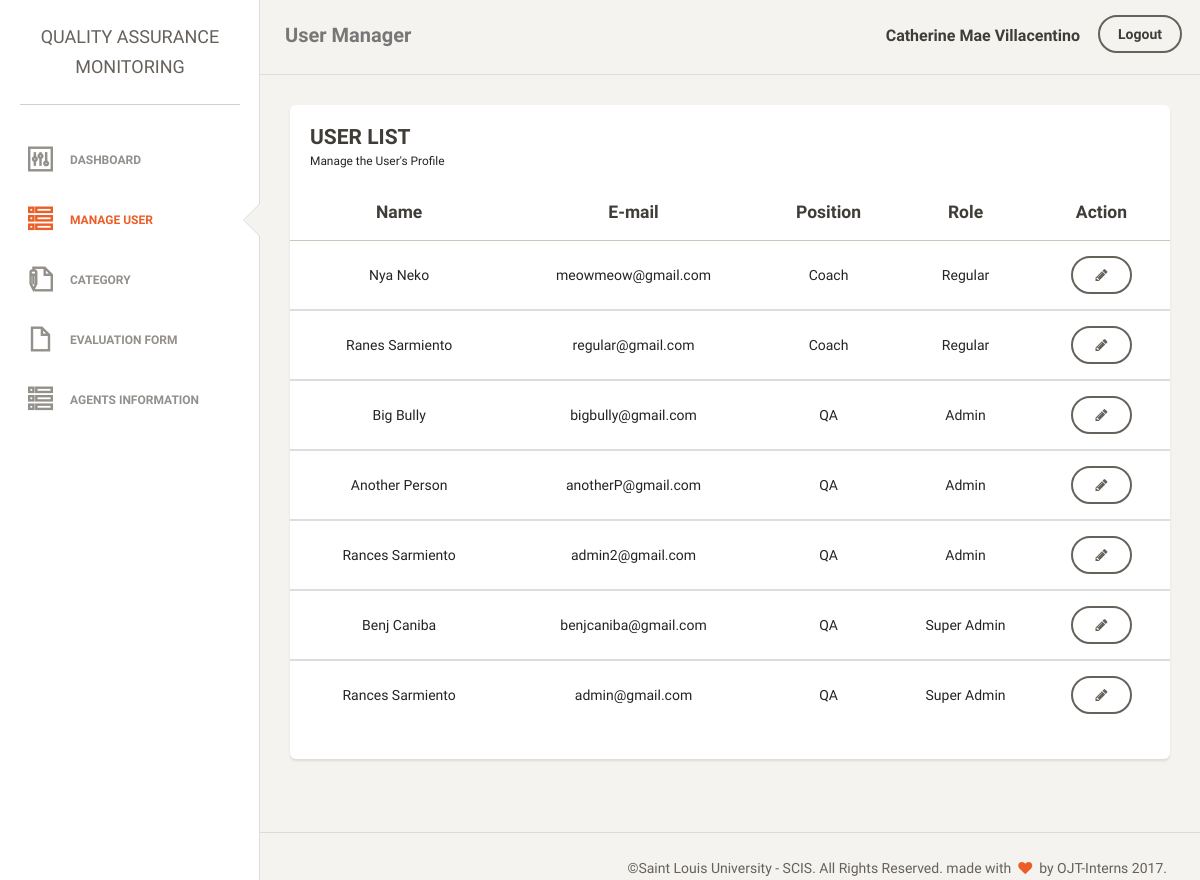
Page /dashboard/user.php (signed in) on the committed database.
### tables this page shows
CREATE TABLE `user` (
  `userId` int(11) NOT NULL AUTO_INCREMENT,
  `empNum` varchar(45) NOT NULL,
  `lastname` varchar(45) NOT NULL,
  `firstname` varchar(45) NOT NULL,
  `type` enum('Regular','Admin','Super Admin') NOT NULL DEFAULT 'Regular',
  `position` enum('QA','Coach') NOT NULL,
  `password` varchar(45) NOT NULL,
  `email` varchar(45) NOT NULL,
  `username` varchar(45) NOT NULL,
  PRIMARY KEY (`userId`)
);

### dashboard/user.php (the view, shortened to what this page needs)
<?php
    $db = new mysqli("localhost", "root", "", "ntu_monitoring");
?>
<?php
    $email = $_SESSION['username'];
    $queryName = mysqli_query($db, "SELECT CONCAT(firstname, ' ' ,lastname) as name, userId, type FROM user WHERE email = '$email'");
    $rowUser = $queryName->fetch_assoc();
    $name = $rowUser['name'];
    $id = $rowUser['userId'];
    $type = $rowUser['type'];
?>
<!doctype html>
<html lang="en">
<head>
    <link href="assets/css/style.css" type="text/css" rel="stylesheet">
    <link href="assets/css/bootstrap.min.css" rel="stylesheet" />
    <link href="assets/css/animate.min.css" rel="stylesheet"/>
    <link href="assets/css/paper-dashboard.css" rel="stylesheet"/>
    <link href="http://maxcdn.bootstrapcdn.com/font-awesome/latest/css/font-awesome.min.css" rel="stylesheet">
    <link href="assets/css/themify-icons.css" rel="stylesheet">
</head>
<body>
<div class="wrapper">
    <div class="sidebar" data-background-color="white" data-active-color="danger">
    	<div class="sidebar-wrapper">
            <div class="logo">
                <a href="dashboard.php" class="simple-text">
                   QUALITY ASSURANCE  MONITORING
                </a>
            </div>
            <ul class="nav">
                <li >
                    <a href="dashboard.php">
                        <i class="ti-panel"></i>
                        <p>Dashboard</p>
                    </a>
                </li>
                <?php
                    if($type == 'Super Admin'){
                       echo "<li class='active'>
                                <a href='user.php'>
                                    <i class='ti-view-list-alt'></i>
                                    <p>Manage User</p>
                                </a>
                            </li>";
                    }
                    if($type != 'Regular'){
                        echo "<li>
                                <a href='cat.php'>
                                    <i class='ti-write'></i>
                                    <p>Category</p>
                                </a>
                            </li>";
                    }
                ?>
                <li>
                    <a href="eval.php">
                        <i class="ti-file"></i>
                        <p>Evaluation Form</p>
                    </a>
                </li>
                 <?php
                    if($type == 'Super Admin'){
                       echo "<li>
                                <a href='userList.php'>
                                    <i class='ti-view-list-alt'></i>
                                    <p>Agents Information</p>
                                </a>
                            </li>";
                    }
                ?>
            </ul>
    	</div>
    </div>
    <div class="main-panel">
        <nav class="navbar navbar-default">
            <div class="container-fluid">
                <div class="navbar-header">
                    <a class="navbar-brand" href="#">User Manager</a>
                </div>
                <div class="collapse navbar-collapse">
                    <ul class="nav navbar-nav navbar-right">
                        <li>
                            <?php
                                echo "<a href='editAccount?id=$id' class='simple-text'>";
                                    echo "<strong> ". $name . "</strong>";
                                echo "</a>";
                            ?>
                        </li>
                         <li>
                            <form action="<?php echo htmlspecialchars($_SERVER["PHP_SELF"]); ?>" method="POST">
                                <button type="submit" name="Logout" class="btn btn-link" style="text-decoration: none;"><strong>Logout</strong></button>
                            </form>
                        </li>
                    </ul>
                </div>
            </div>
        </nav>
        <div class="content">
            <div class="container-fluid">
               <div class = "row">
                   <div class="col-lg-12">
                       <div class="card">
                            <div class="header">
                                <h4 class="title"><strong>USER LIST</strong></h4>
                                <small>Manage the User's Profile</small>
                            </div>
                            <div class="content table-responsive table-full-width">
                            <?php
                                $queryList="SELECT empNum, CONCAT(firstname, ' ', lastname)'name', email, position, type, userId FROM user WHERE userId <> '$id' ORDER BY type ASC, lastname ASC  ";
                                if ($result=mysqli_query($db, $queryList)) {
                                    if(mysqli_num_rows($result) > 0) {
                                        echo "<table class='table table-striped'>";
                                        echo "<thead>";
                                        echo "<tr>";
                                        echo "<th class='text-center'><strong>Name</strong></th>";
                                        echo "<th class='text-center'><strong>E-mail</strong></th>";
                                        echo "<th class='text-center'><strong>Position</strong></th>";
                                        echo "<th class='text-center'><strong>Role</strong></th>";
                                        echo "<th class='text-center'><strong>Action</strong></th>";
                                        echo "</tr>";
                                        echo "</thead>";
                                        while ($row=mysqli_fetch_assoc($result)) {
                                            echo "<tbody>";
                                            echo "<tr>";
                                            echo "<td class='text-center'>".$row['name']."</td>";
                                            echo "<td class='text-center'>".$row['email']."</td>";
                                            echo "<td class='text-center'>".$row['position']."</td>";
                                            echo "<td class='text-center'>".$row['type']."</td>";
                                            echo "<td class='text-center'>
                                                     <form action='manage.php' method='POST'>
                                                          <a href='editStat.php?id=". $row['userId'] ."'><button type='button' class='btn btn-default manage' name='editA'><i class='fa fa-pencil' aria-hidden='true'></i></button></a>
                                                    </form>
                                                 </td>";
                                            echo "</tr>";
                                            echo "</tbody>";
                                        }
                                        echo " </table>";
                                    }
                                }
                            ?>
                           </div>
                       </div>
                   </div>
                </div>
            </div>
        </div>
        <footer class="footer">
            <div class="container-fluid">
                <div class="copyright pull-right">
                    &copy;Saint Louis University - SCIS. All Rights Reserved. made with <i class="fa fa-heart heart"></i> by OJT-Interns <script>document.write(new Date().getFullYear())</script>.
                </div>
            </div>
        </footer>
    </div>
</div>
</body>
</html>

### rows in the picture
user: name "Nya Neko", email "meowmeow@gmail.com", position "Coach", type "Regular"
user: name "Ranes Sarmiento", email "regular@gmail.com", position "Coach", type "Regular"
user: name "Big Bully", email "bigbully@gmail.com", position "QA", type "Admin"
user: name "Another Person", email "anotherP@gmail.com", position "QA", type "Admin"
user: name "Rances Sarmiento", email "admin2@gmail.com", position "QA", type "Admin"
user: name "Benj Caniba", email "benjcaniba@gmail.com", position "QA", type "Super Admin"
user: name "Rances Sarmiento", email "admin@gmail.com", position "QA", type "Super Admin"

### other values in the picture
$name "Catherine Mae Villacentino"
